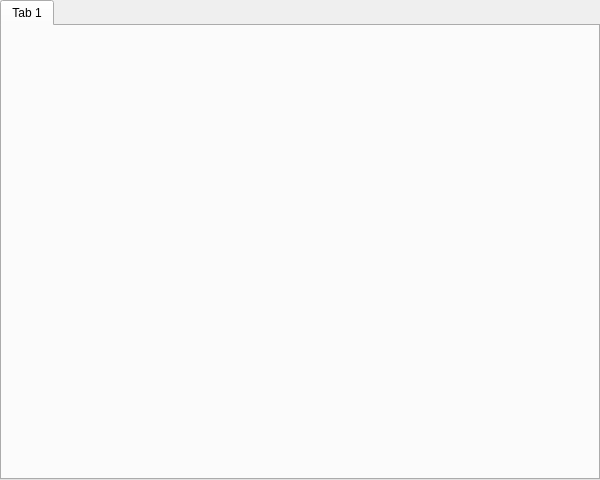
<?xml version="1.0" encoding="UTF-8"?>
<ui version="4.0">
 <class>channel_tab</class>
 <widget class="QTabWidget" name="channel_tab">
  <property name="geometry">
   <rect>
    <x>0</x>
    <y>0</y>
    <width>600</width>
    <height>480</height>
   </rect>
  </property>
  <property name="minimumSize">
   <size>
    <width>0</width>
    <height>0</height>
   </size>
  </property>
  <property name="windowTitle">
   <string>Form</string>
  </property>
  <property name="windowIcon">
   <iconset>
    <normaloff>../icon/图标.png</normaloff>../icon/图标.png</iconset>
  </property>
  <property name="currentIndex">
   <number>0</number>
  </property>
  <widget class="QWidget" name="tab">
   <attribute name="title">
    <string>Tab 1</string>
   </attribute>
  </widget>
 </widget>
 <resources/>
 <connections/>
</ui>
